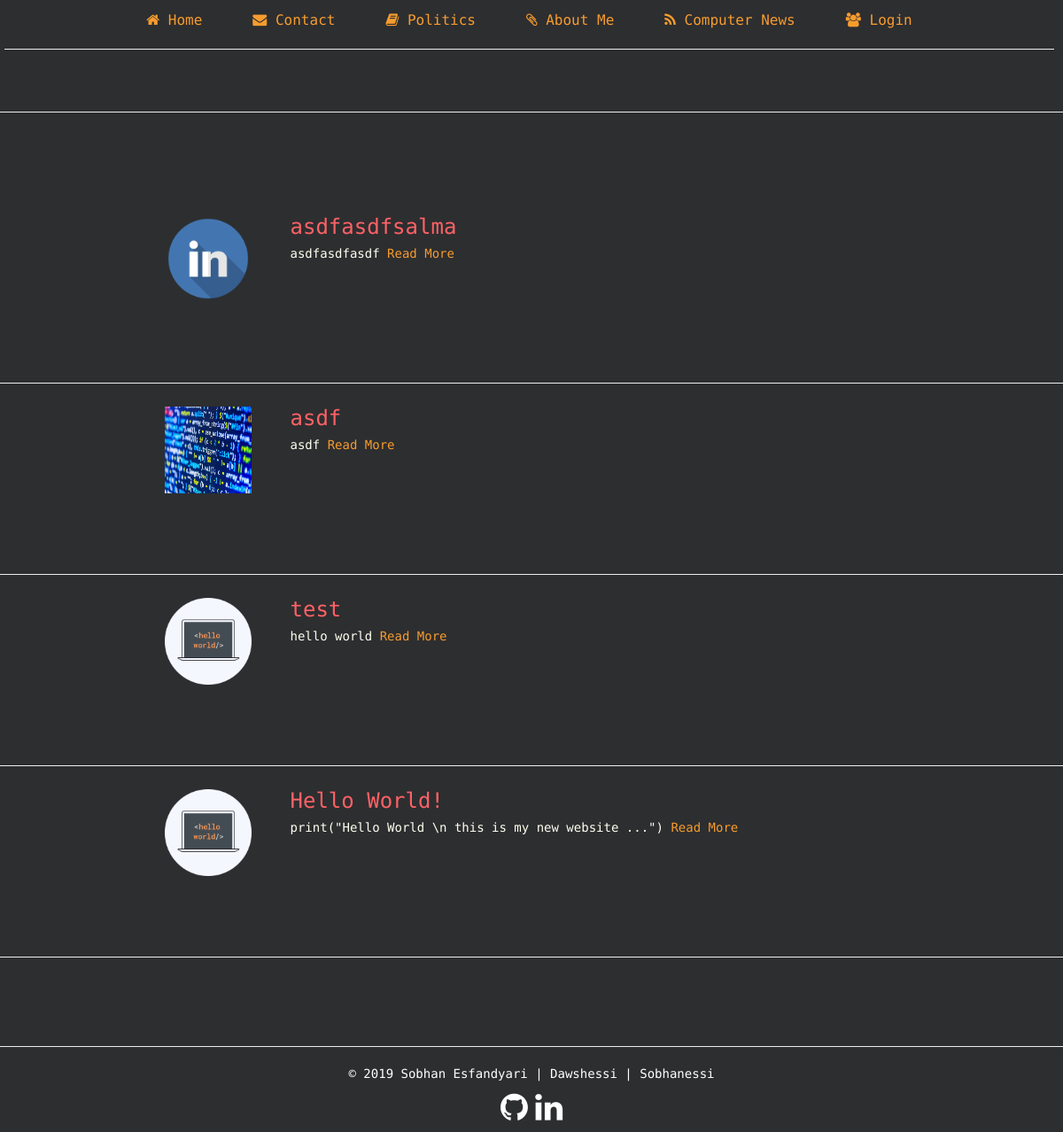
Before: /news/ with the older database file.
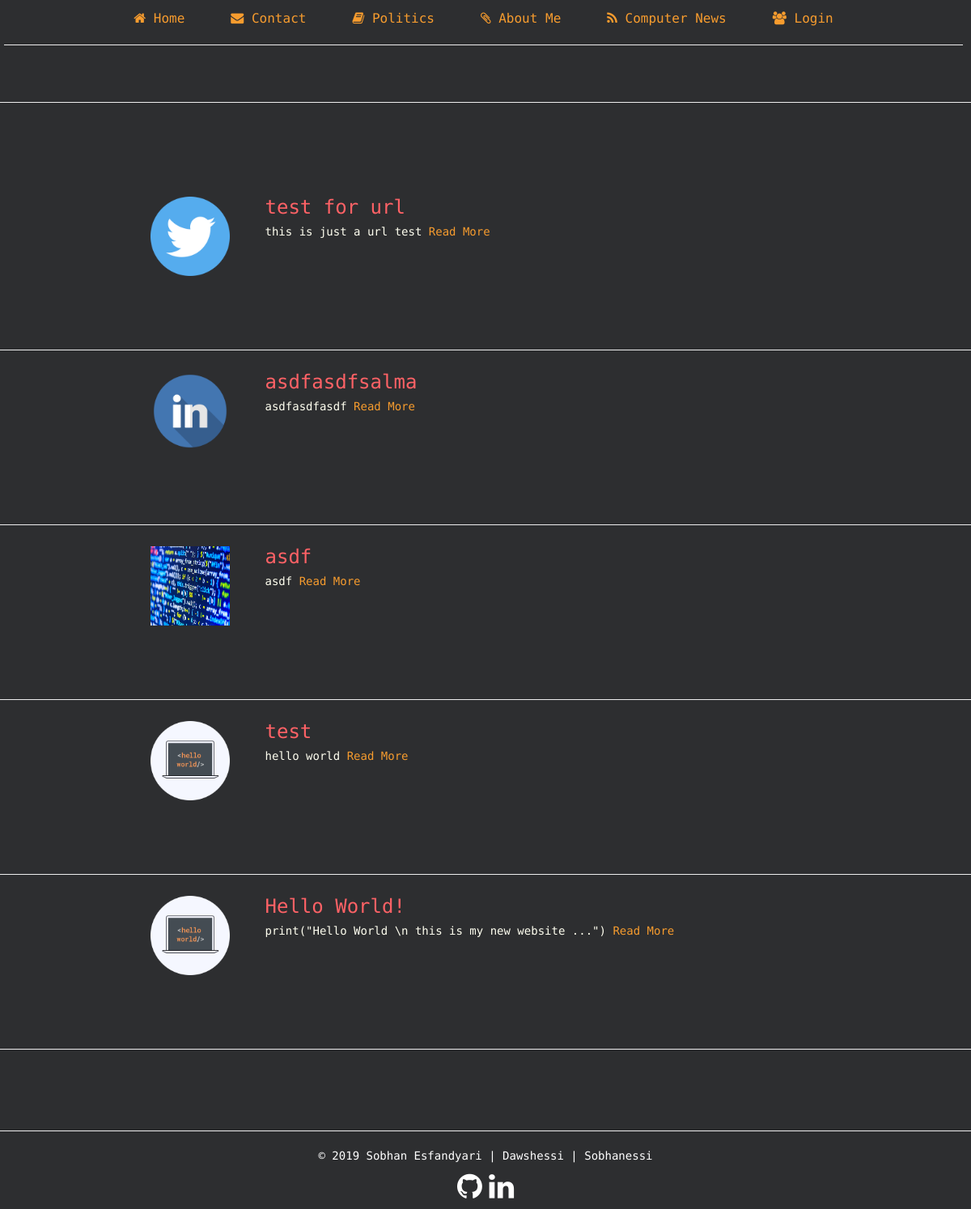
After: the same page with the newer database file.
### news/models.py (models this page shows, shortened)
class PreNews(models.Model):
	hardware = 'chw'
	software = 'csw'
	politics_iran = 'pir'
	politics_international = 'pin'
	news_choice = [
		(hardware,'computer hardware news'),
		(software,'computer software news'),
		(politics_iran,'iran politics'),
		(politics_international,'international politics'),
			]
	author = models.ForeignKey('auth.User', on_delete = models.CASCADE ,)
	title = models.TextField(max_length=100,null=False)
	tags = models.TextField(default='sobhan esfandyari,')
	choice = models.CharField(max_length=3 , choices=news_choice , default=software)
	slug = models.SlugField(unique=True,blank=False,null=False)
	date = models.DateTimeField(auto_now_add=True)
	main_pic = models.ImageField(upload_to='images/',null=False)
	brief = models.TextField(max_length=255,null=False)
	article = models.TextField(null=False)
	def get_absolute_url(self):
		return reverse('sub_news_url', kwargs = { 'slug' : self.slug ,'year' : self.date.year , 'month' : self.date.month , 'day' : self.date.day })

### news/views.py (the view)
# urls.py: path('', NewsListView.as_view(), name='news'),
class NewsListView(ListView):
	model = PreNews
	template_name = 'news/main_news.html'
	queryset = PreNews.objects.order_by('-date')

### templates/news/main_news.html
{% extends './news.html' %}
{% load static %}
{% block static_css_adding %}
    <link href="{% static 'pages/news.css' %}" rel="stylesheet" type="text/css" />
{% endblock %}
{% block main_news %}
	{% for i in object_list %}
		<article class="articlenewspage">
		  <img class="imgnewspage" src="{{ i.main_pic.url }}" alt="akse khabar">
		  <a href="{{ i.get_absolute_url }}">
			  <h3 class="headingnewspage">
					{{ i.title }}
			  </h3>
		  </a>
		  <p class="paragraphnewspage">
			{{ i.brief | safe }}
		  <a href="{{ i.get_absolute_url }}">Read More</a>
		  </p>
		</article>
		<br><br><br>
		<hr>
	{% endfor %}
{% endblock %}

Changed rows visible on the page:
added PreNews: main_pic (picture), title "test for url", brief "this is just a url test"
